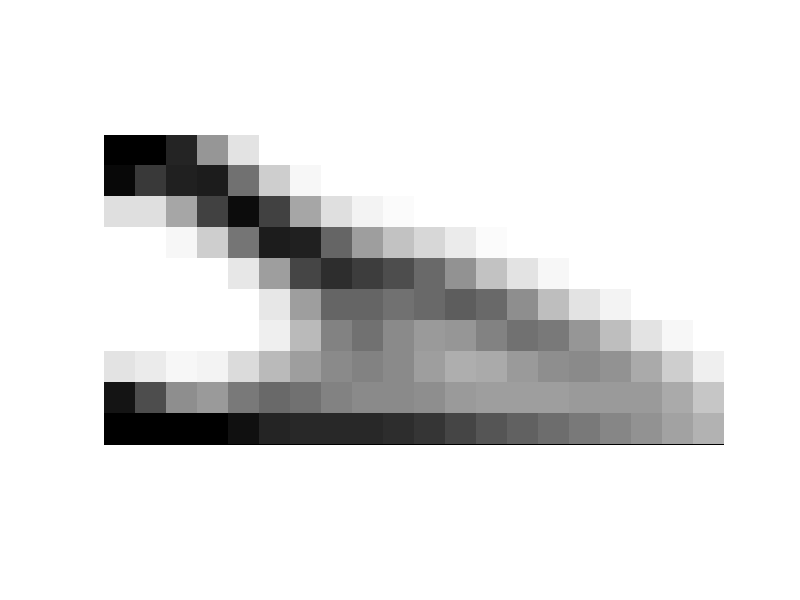

Write MATLAB code to recreate this figure.
%%%% AN 88 LINE TOPOLOGY OPTIMIZATION CODE Nov, 2010 %%%%
% function top88(nelx,nely,volfrac,penal,rmin,ft)
nelx = 20; % horizontal number of elements (left to right)
nely = 10; % vertical number of elements (top to down)
penal = 3; % polynomial order to define density-young's modulus relationship
E0 = 1; % young's modulus at density=1
Emin = 1e-9; % young's modulus at density=0, keep this small
nu = 0.3; % poisson's ratio
rmin = 1.5;
ft = 1;
volfrac = 0.3;

xPhys = ones(nely,nelx); 
xPhys(2:end-1,2:end-1)=0;
% xPhys = [1 1 0 0; 1 1 1 0; 0 1 1 1; 0 0 1 1];
[nely,nelx] = size(xPhys);

%% MATERIAL PROPERTIES
E0 = 1;
Emin = 1e-9;
nu = 0.3;
%% PREPARE FINITE ELEMENT ANALYSIS
A11 = [12  3 -6 -3;  3 12  3  0; -6  3 12 -3; -3  0 -3 12];
A12 = [-6 -3  0  3; -3 -6 -3 -6;  0 -3 -6  3;  3 -6  3 -6];
B11 = [-4  3 -2  9;  3 -4 -9  4; -2 -9 -4 -3;  9  4 -3 -4];
B12 = [ 2 -3  4 -9; -3  2  9 -2;  4  9  2  3; -9 -2  3  2];
KE = 1/(1-nu^2)/24*([A11 A12;A12' A11]+nu*[B11 B12;B12' B11]);
nodenrs = reshape(1:(1+nelx)*(1+nely),1+nely,1+nelx);
edofVec = reshape(2*nodenrs(1:end-1,1:end-1)+1,nelx*nely,1);
edofMat = repmat(edofVec,1,8)+repmat([0 1 2*nely+[2 3 0 1] -2 -1],nelx*nely,1);
iK = reshape(kron(edofMat,ones(8,1))',64*nelx*nely,1);
jK = reshape(kron(edofMat,ones(1,8))',64*nelx*nely,1);
% DEFINE LOADS AND SUPPORTS (HALF MBB-BEAM)
F = sparse((1:(nelx+1))*(nely+1)*2,1,-1,2*(nely+1)*(nelx+1),1);
% F = sparse(zeros(2*(nely+1)*(nelx+1),1));
% F(2:2*(nely+1):end) = -1;
% slope = 30;
% dy = slope/320;
% id = - round(dy*(0:320))*2;
% id = id + 2*(nely+1)*(1:321);
% F(id,1) = -1;

U = zeros(2*(nely+1)*(nelx+1),1);
fixeddofs = 1:2*(nely+1);
% fixeddofs = union([1:2:2*(nely+1)],[2*(nelx+1)*(nely+1)]);
% fixeddofs = [2*nely+1,2*(nely+1),2*nelx*(nely+1)+nely*2+1,2*(nelx+1)*(nely+1)];
% fixeddofs = [2*nely+1,2*(nely+1),2*nelx*(nely+1)+nely*2+1-slope*2,2*(nelx+1)*(nely+1)-slope*2];
alldofs = [1:2*(nely+1)*(nelx+1)];
freedofs = setdiff(alldofs,fixeddofs);
%% PREPARE FILTER
iH = ones(nelx*nely*(2*(ceil(rmin)-1)+1)^2,1);
jH = ones(size(iH));
sH = zeros(size(iH));
k = 0;
for i1 = 1:nelx
  for j1 = 1:nely
    e1 = (i1-1)*nely+j1;
    for i2 = max(i1-(ceil(rmin)-1),1):min(i1+(ceil(rmin)-1),nelx)
      for j2 = max(j1-(ceil(rmin)-1),1):min(j1+(ceil(rmin)-1),nely)
        e2 = (i2-1)*nely+j2;
        k = k+1;
        iH(k) = e1;
        jH(k) = e2;
        sH(k) = max(0,rmin-sqrt((i1-i2)^2+(j1-j2)^2));
      end
    end
  end
end
H = sparse(iH,jH,sH);
Hs = sum(H,2);
%% INITIALIZE ITERATION
x = repmat(volfrac,nely,nelx);
xPhys = x;
loop = 0;
change = 1;
%% START ITERATION
while change > 0.01
  loop = loop + 1;
  %% FE-ANALYSIS
  sK = reshape(KE(:)*(Emin+xPhys(:)'.^penal*(E0-Emin)),64*nelx*nely,1);
  K = sparse(iK,jK,sK); K = (K+K')/2;
  U(freedofs) = K(freedofs,freedofs)\F(freedofs);
  %% OBJECTIVE FUNCTION AND SENSITIVITY ANALYSIS
  ce = reshape(sum((U(edofMat)*KE).*U(edofMat),2),nely,nelx);
  c = sum(sum((Emin+xPhys.^penal*(E0-Emin)).*ce));
  dc = -penal*(E0-Emin)*xPhys.^(penal-1).*ce;
  dv = ones(nely,nelx);
  %% FILTERING/MODIFICATION OF SENSITIVITIES
  if ft == 1
    dc(:) = H*(x(:).*dc(:))./Hs./max(1e-3,x(:));
  elseif ft == 2
    dc(:) = H*(dc(:)./Hs);
    dv(:) = H*(dv(:)./Hs);
  end
  %% OPTIMALITY CRITERIA UPDATE OF DESIGN VARIABLES AND PHYSICAL DENSITIES
  l1 = 0; l2 = 1e9; move = 0.2;
  while (l2-l1)/(l1+l2) > 1e-3
    lmid = 0.5*(l2+l1);
    xnew = max(0,max(x-move,min(1,min(x+move,x.*sqrt(-dc./dv/lmid)))));
%     xnew = max(0,max(x-move,min(1,min(x+move,x-dc/lmid))));

    if ft == 1
      xPhys = xnew;
    elseif ft == 2
      xPhys(:) = (H*xnew(:))./Hs;
    end
    if sum(xPhys(:)) > volfrac*nelx*nely, l1 = lmid; else l2 = lmid; end
  end
  change = max(abs(xnew(:)-x(:)));
  x = xnew;
  %% PRINT RESULTS
  fprintf(' It.:%5i Obj.:%11.4f Vol.:%7.3f ch.:%7.3f\n',loop,c, ...
    mean(xPhys(:)),change);
  %% PLOT DENSITIES
  colormap(gray); imagesc(1-xPhys); caxis([0 1]); axis equal; axis off; drawnow;
end
%
%%%%%%%%%%%%%%%%%%%%%%%%%%%%%%%%%%%%%%%%%%%%%%%%%%%%%%%%%%%%%%%%%%%%%%%%%%%%
% This Matlab code was written by E. Andreassen, A. Clausen, M. Schevenels,%
% B. S. Lazarov and O. Sigmund,  Department of Solid  Mechanics,           %
%  Technical University of Denmark,                                        %
%  DK-2800 Lyngby, Denmark.                                                %
% Please sent your comments to: sigmund@fam.dtu.dk                         %
%                                                                          %
% The code is intended for educational purposes and theoretical details    %
% are discussed in the paper                                               %
% "Efficient topology optimization in MATLAB using 88 lines of code,       %
% E. Andreassen, A. Clausen, M. Schevenels,                                %
% B. S. Lazarov and O. Sigmund, Struct Multidisc Optim, 2010               %
% This version is based on earlier 99-line code                            %
% by Ole Sigmund (2001), Structural and Multidisciplinary Optimization,    %
% Vol 21, pp. 120--127.                                                    %
%                                                                          %
% The code as well as a postscript version of the paper can be             %
% downloaded from the web-site: http://www.topopt.dtu.dk                   %
%                                                                          %
% Disclaimer:                                                              %
% The authors reserves all rights but do not guaranty that the code is     %
% free from errors. Furthermore, we shall not be liable in any event       %
% caused by the use of the program.                                        %
%%%%%%%%%%%%%%%%%%%%%%%%%%%%%%%%%%%%%%%%%%%%%%%%%%%%%%%%%%%%%%%%%%%%%%%%%%%%
